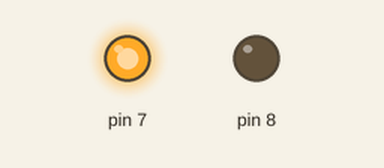
A sketch run on a simulated Arduino Uno, built with avr-gcc and run on an emulated ATmega328P. On the bench: output pins drawn as LEDs (lit = HIGH).

Above: at 0.1 s.
At 1.1 s:
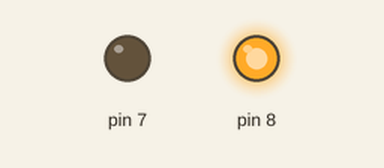
Timing chart, 0 to 2.6 s (numbered marks = the images above):
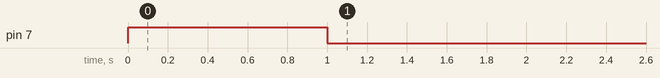

The sketch:

agahozaneren.ino
```cpp
// C++ code
//
void setup()
{
  pinMode(7, OUTPUT);
  pinMode(8, OUTPUT);

  digitalWrite(7, HIGH);
  delay(1000); // Wait for 1000 millisecond(s)
  digitalWrite(8, HIGH);
  digitalWrite(7, LOW);
  delay(1000); // Wait for 1000 millisecond(s)
}

void loop()
{
  delay(10); // Delay a little bit to improve simulation performance
}
```
